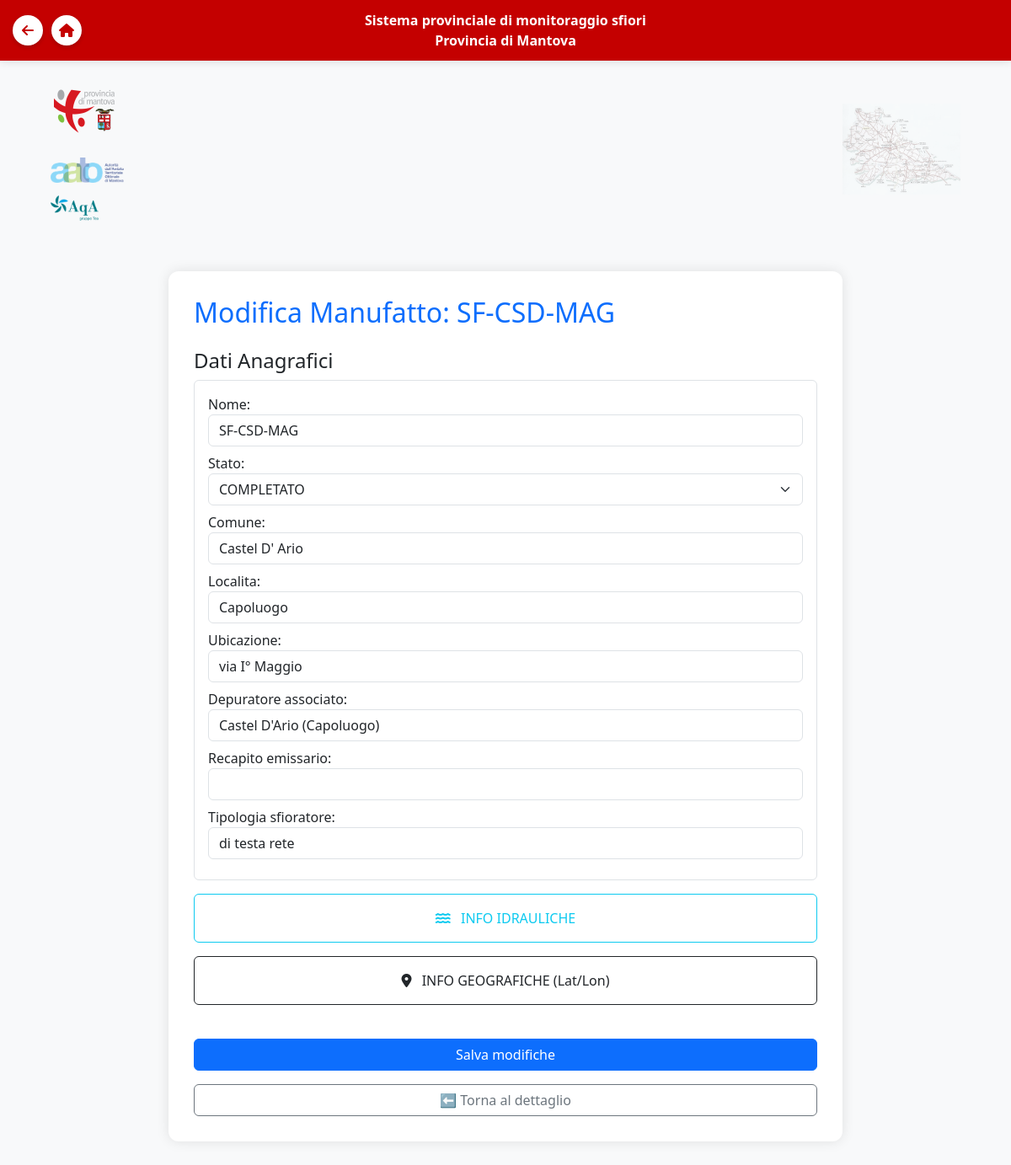
Before: /manufatti/modifica/69/ (signed in) with the older database file.
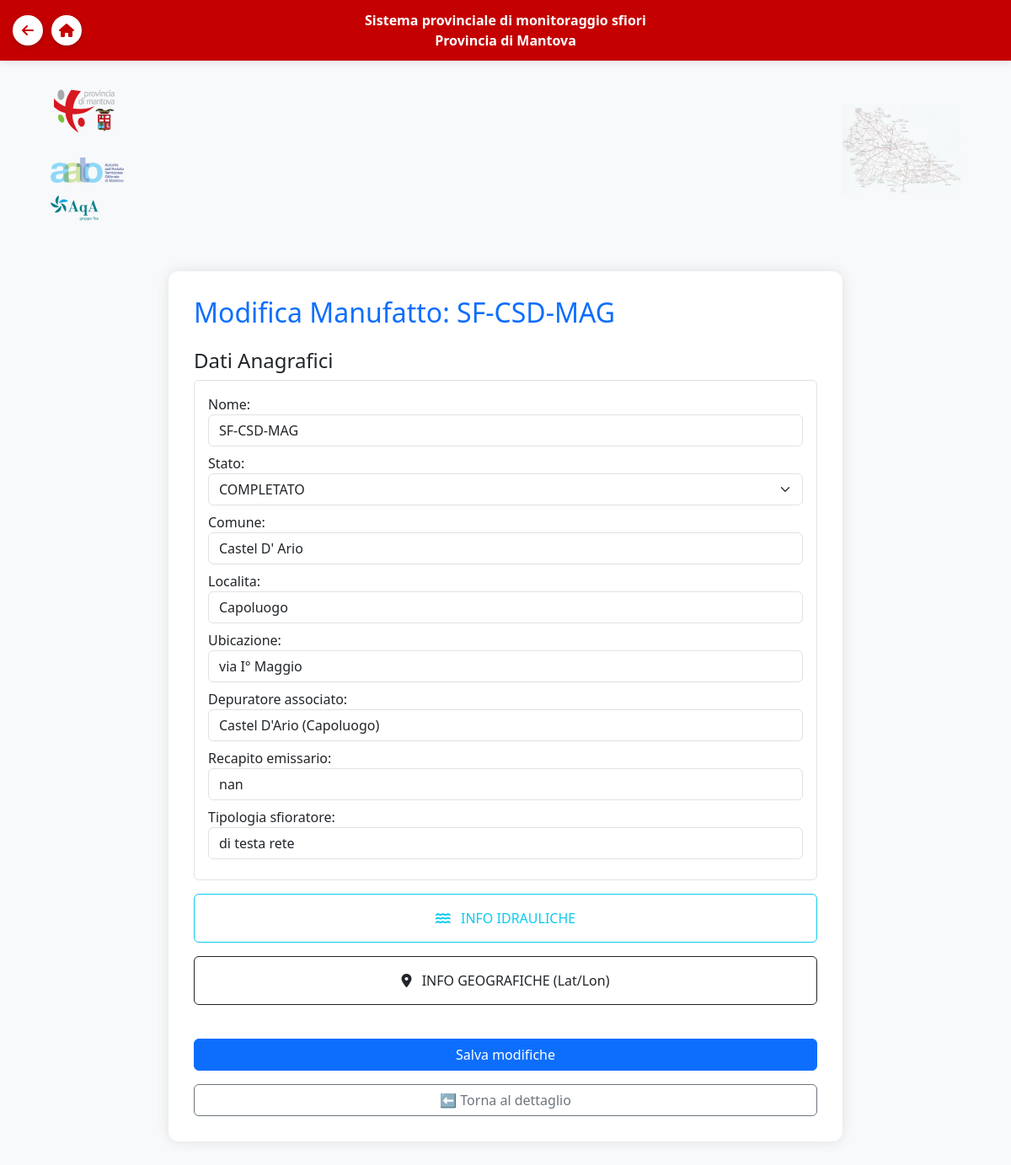
After: the same page with the newer database file.
### manufatti/models.py (models this page shows, shortened)
class Manufatto(models.Model):
    nome = models.CharField(max_length=100)  # Corrisponde a 'Codice' nel CSV
    stato = models.CharField(max_length=50, choices=[
        ('PROGRAMMATO', 'PROGRAMMATO'),
        ('IN CORSO', 'IN CORSO',),
        ('COMPLETATO', 'COMPLETATO')
    ])
    data_creazione = models.DateTimeField(auto_now_add=True)
    comune = models.CharField(max_length=100, null=True, blank=True)
    localita = models.CharField(max_length=100, null=True, blank=True)
    ubicazione = models.CharField(max_length=255, null=True, blank=True)
    depuratore_associato = models.CharField(max_length=255, null=True, blank=True)
    recapito_emissario = models.CharField(max_length=255, null=True, blank=True)
    tipologia_sfioratore = models.CharField(max_length=100, null=True, blank=True)  # 'TIPO'

### manufatti/views.py (the view)
# urls.py: path('modifica/<int:pk>/', views.modifica_manufatto, name='modifica_manufatto'),
@login_required
def modifica_manufatto(request, pk):
    ente_utente = get_user_ente(request.user)
    autorizzati = ['TEA', 'AATO']
    if ente_utente not in autorizzati:
        messages.error(request, "Accesso negato: non hai i permessi per modificare.")
        return redirect('lista_manufatti')
    manufatto = get_object_or_404(Manufatto, pk=pk)
    idriche_inst = getattr(manufatto, 'info_idriche', None)
    geo_inst = getattr(manufatto, 'info_geografiche', None)
    if request.method == 'POST':
        f_m = ManufattoForm(request.POST, instance=manufatto)
        f_i = InfoIdricheForm(request.POST, instance=idriche_inst)
        f_g = InfoGeograficheForm(request.POST, instance=geo_inst)
        if f_m.is_valid() and f_i.is_valid() and f_g.is_valid():
            f_m.save()
            i = f_i.save(commit=False)
            i.manufatto = manufatto
            i.save()
            g = f_g.save(commit=False)
            g.manufatto = manufatto
            g.save()
            messages.success(request, "Modifiche salvate.")
            return redirect('dettaglio_manufatto', manufatto_id=manufatto.id)
    else:
        f_m = ManufattoForm(instance=manufatto)
        f_i = InfoIdricheForm(instance=idriche_inst)
        f_g = InfoGeograficheForm(instance=geo_inst)
    return render(request, 'manufatti/modifica_manufatto.html', {
        'form_manufatto': f_m, 'form_idriche': f_i, 'form_geografiche': f_g,
        'manufatto': manufatto, 'ente_utente': ente_utente
    })

### manufatti/forms.py
class ManufattoForm(forms.ModelForm):
    class Meta:
        model = Manufatto
        fields = ['nome', 'stato', 'comune', 'localita', 'ubicazione', 'depuratore_associato', 'recapito_emissario', 'tipologia_sfioratore']
        widgets = {
            'nome': forms.TextInput(attrs={'class': 'form-control', 'placeholder': 'Codice Manufatto (es. SF-BGN-ALL1)'}),
            'stato': forms.Select(attrs={'class': 'form-select'}),
            'comune': forms.TextInput(attrs={'class': 'form-control'}),
            'localita': forms.TextInput(attrs={'class': 'form-control'}),
            'ubicazione': forms.TextInput(attrs={'class': 'form-control'}),
            'depuratore_associato': forms.TextInput(attrs={'class': 'form-control'}),
            'recapito_emissario': forms.TextInput(attrs={'class': 'form-control'}),
            'tipologia_sfioratore': forms.TextInput(attrs={'class': 'form-control'}),
        }

### manufatti/views.py (called while the page is built)
def get_user_ente(user):
    if user.is_authenticated:
        try:
            return user.profilo.ente
        except Profilo.DoesNotExist:
            return 'TEA'
        except AttributeError:
            return 'TEA'
    return 'TEA'

### manufatti/templates/manufatti/modifica_manufatto.html (shortened to what this page needs)
{% extends "accounts/base.html" %}
{% block content %}
<div class="main-box" style="
    max-width: 800px; /* Aumentato per i nuovi campi */
    margin: 40px auto;
    padding: 30px;
    background: white;
    border-radius: 12px;
    box-shadow: 0 0 15px rgba(0, 0, 0, 0.1);
    animation: slideInDown 0.8s ease-out;
">
    <h2 class="text-primary mb-4">Modifica Manufatto: {{ manufatto.nome }}</h2>
    <form method="post">
        <h4 class="text-start mb-2">Dati Anagrafici</h4>
        <div class="text-start mb-3 border p-3 rounded">
            {{ form_manufatto.as_p }}
        </div>
        <button type="button" class="btn btn-outline-info w-100 mb-3 py-3"
                data-bs-toggle="collapse" data-bs-target="#info-idriche-collapse" aria-expanded="false">
                <i class="fas fa-water me-2"></i> INFO IDRAULICHE
        </button>
        <button type="button" class="btn btn-outline-dark w-100 mb-3 py-3"
                data-bs-toggle="collapse" data-bs-target="#info-geografiche-collapse" aria-expanded="false">
                <i class="fas fa-map-marker-alt me-2"></i> INFO GEOGRAFICHE (Lat/Lon)
        </button>
        <button type="submit" class="btn btn-primary w-100 mt-4"> Salva modifiche</button>
    </form>
    <a href="{% url 'dettaglio_manufatto' manufatto.id %}" class="btn btn-outline-secondary w-100 mt-3">⬅ Torna al dettaglio</a>
</div>
{% endblock %}

Changed rows visible on the page:
changed Manufatto "SF-CSD-MAG": recapito_emissario (not shown) → "nan"
